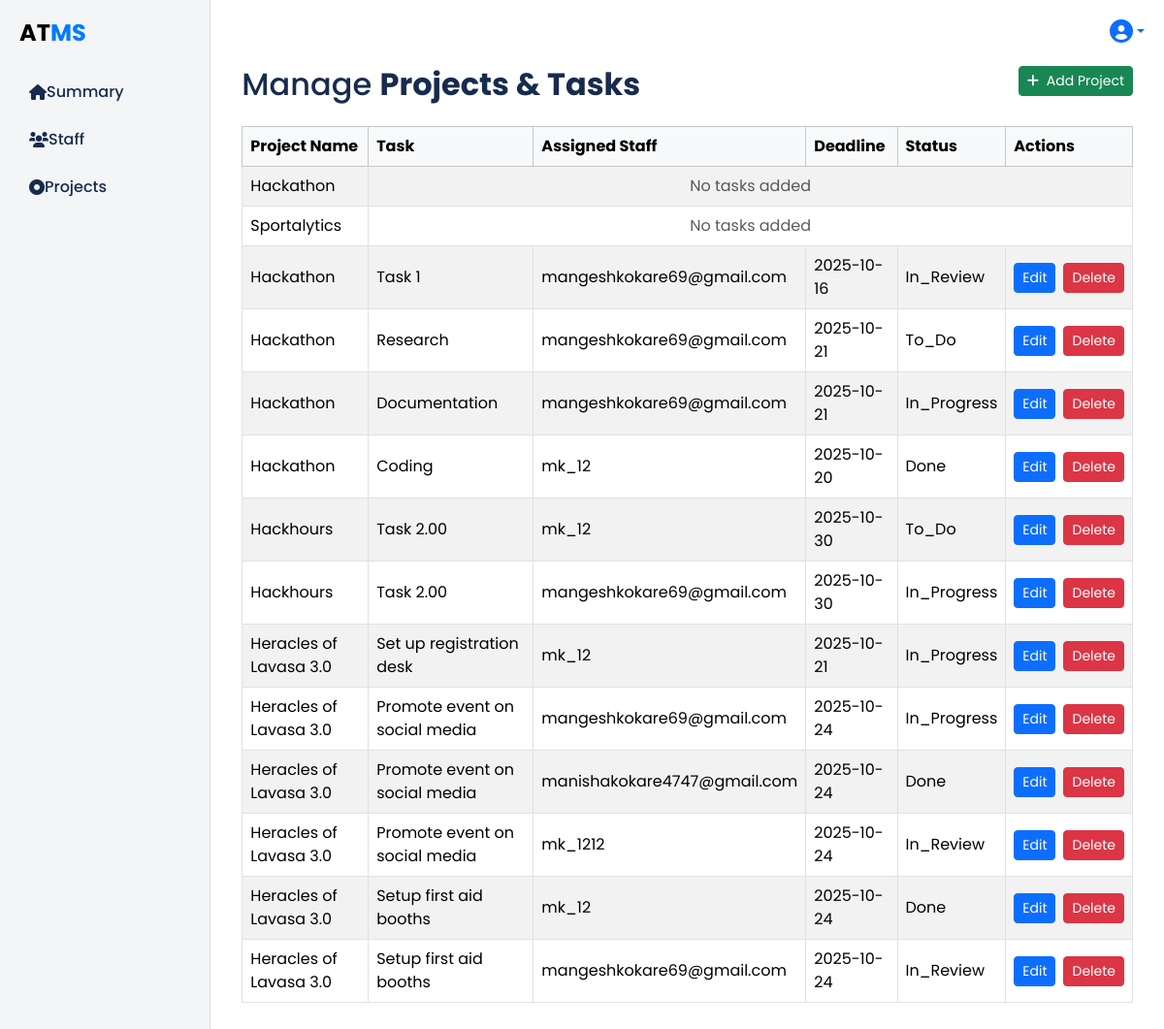
/accounts/hod_add_project/ (signed in), run on an earlier commit of the app's database.
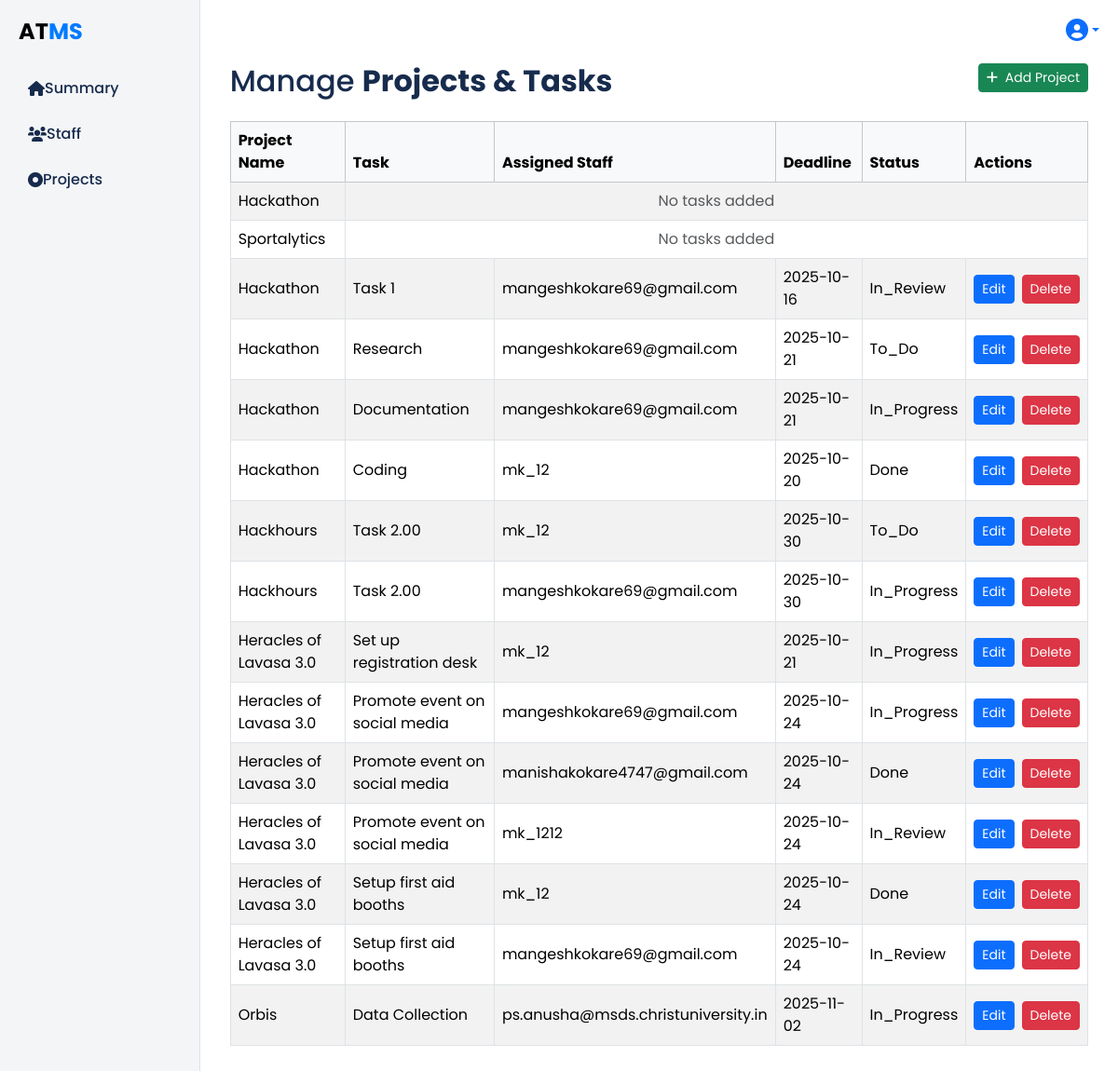
And on a later commit of the database.
### accounts/models.py (models this page shows, shortened)
class Project(models.Model):
    name = models.CharField(max_length=255)
    description = models.TextField(blank=True, null=True)
    created_by = models.ForeignKey(settings.AUTH_USER_MODEL, on_delete=models.SET_NULL, null=True, related_name='projects_created')
    created_at = models.DateTimeField(default=timezone.now)
    department = models.ManyToManyField('Department', blank=True)  # link project to a department

class Task(models.Model):
    STATUS_CHOICES = [
        ('to_do', 'To Do'),
        ('in_progress', 'In Progress'),
        ('in_review', 'In Review'),
        ('done', 'Done'),
    ]
    PRIORITY_CHOICES = [
        ('low', 'Low'),
        ('medium', 'Medium'),
        ('high', 'High'),
    ]
    title = models.CharField(max_length=255)
    description = models.TextField()
    assigned_to = models.ForeignKey(
        'CustomUser',
        on_delete=models.CASCADE,
        related_name='assigned_tasks',
        limit_choices_to={'role': 'student'},
        null=True,  # now optional to allow team assignment
        blank=True
    )
    assigned_by = models.ForeignKey(
        'CustomUser',
        on_delete=models.CASCADE,
        related_name='created_tasks',
        limit_choices_to={'role': 'staff'}
    )
    project = models.ForeignKey(Project, on_delete=models.CASCADE, related_name='tasks', null=True, blank=True)
    team = models.ForeignKey(
        'Team',
        on_delete=models.CASCADE,
        related_name='tasks',
        null=True,
        blank=True
    )
    parent_task = models.ForeignKey('self', on_delete=models.CASCADE, related_name='subtasks', null=True, blank=True)
    status = models.CharField(max_length=20, choices=STATUS_CHOICES, default='to_do')
    priority = models.CharField(max_length=20, choices=PRIORITY_CHOICES, default='medium')
    due_date = models.DateField(null=True, blank=True)
    created_at = models.DateTimeField(auto_now_add=True)
    updated_at = models.DateTimeField(auto_now=True)
    sprint = models.CharField(max_length=100, blank=True)
    start_time = models.DateTimeField(null=True, blank=True)
    end_time = models.DateTimeField(null=True, blank=True)
    total_time = models.DurationField(null=True, blank=True)  # stores timedelta
    total_time_seconds = models.PositiveIntegerField(default=0)  # optional for aggregation

class CustomUser(AbstractUser):
    emp_id = models.CharField(max_length=20, blank=True, null=True)
    campus = models.ForeignKey('Campus', on_delete=models.SET_NULL, null=True, blank=True)
    school = models.ForeignKey('School', on_delete=models.SET_NULL, null=True, blank=True)
    department = models.ManyToManyField('Department', blank=True)
    phone_number = models.CharField(max_length=15, blank=True, null=True)
    gender = models.CharField(max_length=10, blank=True, null=True)
    phone_no = models.CharField(max_length=15, blank=True, null=True)
    role = models.CharField(
        max_length=10,
        choices=[('admin', 'Admin'), ('hod', 'HOD'), ('staff', 'Staff'), ('student', 'Student')],
        blank=True, null=True,
    )
    email = models.EmailField(unique=True)
    USERNAME_FIELD = 'email'  # login using email
    REQUIRED_FIELDS = ['username']        # must NOT include 'email'

### accounts/views.py (the view, shortened to what this page needs)
# urls.py: path('hod_add_project/', views.hod_add_project, name='hod_add_project'),
@login_required
def hod_add_project(request):
    staff = CustomUser.objects.filter(role='staff')
    projects = Project.objects.all()
    context = {
        "staff": staff,
        "projects": projects,
    }
    return render(request, "accounts/hod_project.html", context)

### accounts/context_processors.py (called while the page is built)
def all_projects(request):
    projects = Project.objects.all()
    return {'projects': projects}

def global_teams_and_students(request):
    teams = Team.objects.all()
    students = User.objects.filter(role='staff')
    return {
        'teams': teams,
        'students': students
    }

### accounts/templates/accounts/hod_project.html (shortened to what this page needs)
{% extends 'hod_base.html' %}
{% load static %}
{% block content %}
<div class="container mt-4">
    <div class="row mb-3">
        <div class="col-sm-6">
            <h2>Manage <b>Projects & Tasks</b></h2>
        </div>
        <div class="col-sm-6 text-end">
            <button class="btn btn-success btn-sm" data-bs-toggle="collapse" data-bs-target="#addProjectForm">
                <i class="fa fa-plus me-1"></i> Add Project
            </button>
        </div>
    </div>
    {% if projects %}
    <div class="table-responsive">
        <table class="table table-striped table-bordered table-hover align-middle">
            <thead class="table-light">
                <tr>
                    <th>Project Name</th>
                    <th>Task</th>
                    <th>Assigned Staff</th>
                    <th>Deadline</th>
                    <th>Status</th>
                    <th>Actions</th>
                </tr>
            </thead>
            <tbody>
                {% for project in projects %}
                    {% if project.tasks.exists %}
                        {% for task in project.tasks.all %}
                        <tr data-task-id="{{ task.id }}">
                            <form method="POST" action="{% url 'accounts:update_task' task.id %}">
                                <td>
                                    <span class="display-text">{{ project.name }}</span>
                                </td>
                                <td>
                                    <span class="display-text">{{ task.title }}</span>
                                </td>
                                <td>
                                    <span class="display-text">{{ task.assigned_to.username }}</span>
                                </td>
                                <td>
                                    <span class="display-text">{{ task.due_date|date:'Y-m-d' }}</span>
                                </td>
                                <td>
                                    <span class="display-text">{{ task.status|title }}</span>
                                </td>
                                <td>
                                    <div class="d-flex gap-2">
                                        <button type="button" class="btn btn-primary btn-sm edit-btn">Edit</button>
                                        <a href="{% url 'accounts:delete_task' task.id %}" class="btn btn-danger btn-sm" onclick="return confirm('Are you sure you want to delete this task?');">Delete</a>
                                    </div>
                                </td>
                            </form>
                        </tr>
                        {% endfor %}
                    {% else %}
                        <tr>
                            <td>{{ project.name }}</td>
                            <td colspan="5" class="text-center text-muted">No tasks added</td>
                        </tr>
                    {% endif %}
                {% endfor %}
            </tbody>
        </table>
    </div>
    {% else %}
        <p class="text-muted">No projects found.</p>
    {% endif %}
</div>
{% endblock %}

What changed in the data, as far as the page shows it:
added Project: name "Orbis"
added Task: title "Data Collection", assigned_to.username "ps.anusha@msds.christuniversity.in", due_date "2025-11-02", status "In_Progress"
